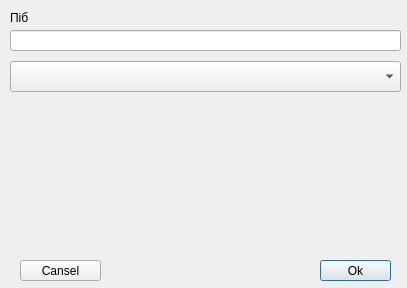
<?xml version="1.0" encoding="UTF-8"?>
<ui version="4.0">
 <class>Dialog</class>
 <widget class="QDialog" name="Dialog">
  <property name="geometry">
   <rect>
    <x>0</x>
    <y>0</y>
    <width>407</width>
    <height>288</height>
   </rect>
  </property>
  <property name="windowTitle">
   <string>Dialog</string>
  </property>
  <widget class="QLineEdit" name="nameEdit">
   <property name="geometry">
    <rect>
     <x>10</x>
     <y>30</y>
     <width>391</width>
     <height>21</height>
    </rect>
   </property>
  </widget>
  <widget class="QComboBox" name="rankEdit">
   <property name="geometry">
    <rect>
     <x>10</x>
     <y>61</y>
     <width>391</width>
     <height>31</height>
    </rect>
   </property>
  </widget>
  <widget class="QPushButton" name="okButton">
   <property name="geometry">
    <rect>
     <x>320</x>
     <y>260</y>
     <width>71</width>
     <height>21</height>
    </rect>
   </property>
   <property name="text">
    <string>Ok</string>
   </property>
  </widget>
  <widget class="QPushButton" name="cancelButton">
   <property name="geometry">
    <rect>
     <x>20</x>
     <y>260</y>
     <width>81</width>
     <height>21</height>
    </rect>
   </property>
   <property name="text">
    <string>Cansel</string>
   </property>
  </widget>
  <widget class="QLabel" name="label">
   <property name="geometry">
    <rect>
     <x>10</x>
     <y>10</y>
     <width>381</width>
     <height>16</height>
    </rect>
   </property>
   <property name="text">
    <string>Піб</string>
   </property>
  </widget>
 </widget>
 <resources/>
 <connections/>
</ui>
